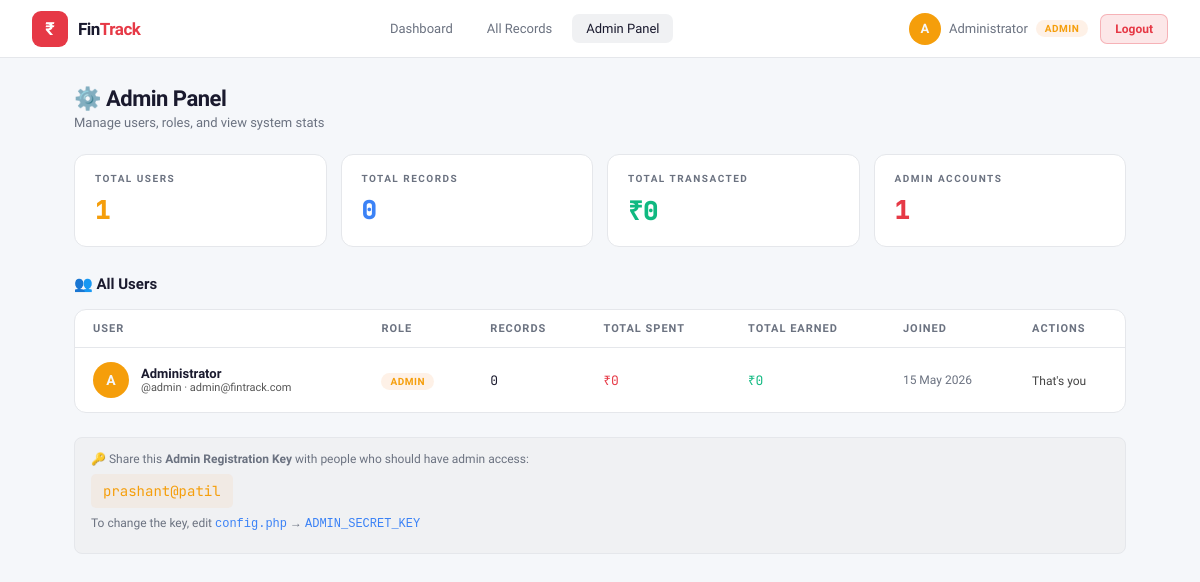
/admin.php (signed in), run on the app's committed database.
### tables this page shows
CREATE TABLE IF NOT EXISTS users (
    id          INT AUTO_INCREMENT PRIMARY KEY,
    username    VARCHAR(50) UNIQUE NOT NULL,
    password    VARCHAR(255) NOT NULL,
    full_name   VARCHAR(100) NOT NULL,
    email       VARCHAR(100) DEFAULT NULL,
    role        ENUM('admin','user') DEFAULT 'user',
    created_at  TIMESTAMP DEFAULT CURRENT_TIMESTAMP
);

### admin.php (the view, shortened to what this page needs)
<?php
$db       = getDB();
$user_id  = $_SESSION['user_id'];
$fullname = $_SESSION['full_name'];
$users = $db->query("
    SELECT u.*,
        COUNT(r.id) as record_count,
        COALESCE(SUM(CASE WHEN r.type='expense' THEN r.amount ELSE 0 END), 0) as total_expense,
        COALESCE(SUM(CASE WHEN r.type='earning' THEN r.amount ELSE 0 END), 0) as total_earning
    FROM users u
    LEFT JOIN records r ON r.user_id = u.id
    GROUP BY u.id
    ORDER BY u.created_at DESC
")->fetch_all(MYSQLI_ASSOC);
$stats = $db->query("SELECT COUNT(*) as total_users FROM users")->fetch_assoc();
$rec_stats = $db->query("SELECT COUNT(*) as total_records, SUM(amount) as total_money FROM records")->fetch_assoc();
?>
<!DOCTYPE html>
<html lang="en">
<head>
</head>
<body>
<nav class="navbar">
    <a href="index.php" class="nav-logo">
        <div class="nav-logo-icon">₹</div>
        <span class="nav-logo-text">Fin<span>Track</span></span>
    </a>
    <div class="nav-links">
        <a href="index.php" class="nav-link">Dashboard</a>
        <a href="records.php" class="nav-link">All Records</a>
        <a href="admin.php" class="nav-link active">Admin Panel</a>
    </div>
    <div class="nav-right">
        <div class="nav-user">
            <div class="nav-avatar"><?= strtoupper(substr($fullname, 0, 1)) ?></div>
            <span><?= htmlspecialchars($fullname) ?></span>
            <span class="role-badge badge-admin">Admin</span>
        </div>
        <a href="logout.php" class="btn-logout">Logout</a>
    </div>
</nav>
<div class="page-wrap">
    <div class="page-header">
        <div class="page-title">⚙️ Admin Panel</div>
        <div class="page-title-sub">Manage users, roles, and view system stats</div>
    </div>
    <div class="stats-grid">
        <div class="stat-card">
            <div class="stat-label">Total Users</div>
            <div class="stat-val val-gold"><?= $stats['total_users'] ?></div>
        </div>
        <div class="stat-card">
            <div class="stat-label">Total Records</div>
            <div class="stat-val val-blue"><?= $rec_stats['total_records'] ?></div>
        </div>
        <div class="stat-card">
            <div class="stat-label">Total Transacted</div>
            <div class="stat-val val-green">₹<?= number_format($rec_stats['total_money'] ?? 0, 0) ?></div>
        </div>
        <div class="stat-card">
            <div class="stat-label">Admin Accounts</div>
            <div class="stat-val val-red"><?= count(array_filter($users, fn($u) => $u['role'] === 'admin')) ?></div>
        </div>
    </div>
    <div class="section-title">👥 All Users</div>
    <div class="users-table-wrap">
        <table class="users-table">
            <thead>
                <tr>
                    <th>User</th>
                    <th>Role</th>
                    <th>Records</th>
                    <th>Total Spent</th>
                    <th>Total Earned</th>
                    <th>Joined</th>
                    <th>Actions</th>
                </tr>
            </thead>
            <tbody>
            <?php foreach ($users as $u): ?>
            <tr>
                <td>
                    <div class="user-info">
                        <div class="user-avatar <?= $u['role']==='admin'?'ua-admin':'ua-user' ?>"><?= strtoupper(substr($u['full_name'],0,1)) ?></div>
                        <div>
                            <div class="user-name"><?= htmlspecialchars($u['full_name']) ?></div>
                            <div class="user-email">@<?= htmlspecialchars($u['username']) ?><?= $u['email'] ? ' · '.$u['email'] : '' ?></div>
                        </div>
                    </div>
                </td>
                <td><span class="role-badge <?= $u['role']==='admin'?'badge-admin':'badge-user' ?>"><?= ucfirst($u['role']) ?></span></td>
                <td class="mono"><?= $u['record_count'] ?></td>
                <td class="mono" style="color:var(--red);">₹<?= number_format($u['total_expense'], 0) ?></td>
                <td class="mono" style="color:var(--green);">₹<?= number_format($u['total_earning'], 0) ?></td>
                <td style="color:var(--muted); font-size:12px;"><?= date('d M Y', strtotime($u['created_at'])) ?></td>
                <td>
                    <?php if ($u['id'] != $user_id): ?>
                    <div class="actions-cell">
                        <form method="POST" style="display:inline;">
                            <input type="hidden" name="action" value="change_role">
                            <input type="hidden" name="target_id" value="<?= $u['id'] ?>">
                            <input type="hidden" name="new_role" value="<?= $u['role']==='admin'?'user':'admin' ?>">
                            <button type="submit" class="btn-sm btn-warn" onclick="return confirm('Change role to <?= $u['role']==='admin'?'user':'admin' ?>?')">
                                <?= $u['role']==='admin'?'→ User':'→ Admin' ?>
                            </button>
                        </form>
                        <button type="button" class="btn-sm btn-info" onclick="openResetModal(<?= $u['id'] ?>, '<?= htmlspecialchars($u['username']) ?>')">Reset PW</button>
                        <form method="POST" style="display:inline;">
                            <input type="hidden" name="action" value="delete_user">
                            <input type="hidden" name="target_id" value="<?= $u['id'] ?>">
                            <button type="submit" class="btn-sm btn-danger" onclick="return confirm('Delete user <?= htmlspecialchars($u['username']) ?> and all their records?')">Delete</button>
                        </form>
                    </div>
                    <?php else: ?>
                    <span style="font-size:12px; color:#444;">That's you</span>
                    <?php endif; ?>
                </td>
            </tr>
            <?php endforeach; ?>
            </tbody>
        </table>
    </div>
    <div class="admin-key-box">
        <p>🔑 Share this <strong>Admin Registration Key</strong> with people who should have admin access:</p>
        <div class="admin-key-val"><?= ADMIN_SECRET_KEY ?></div>
        <p style="margin-top:8px;">To change the key, edit <code style="color:var(--blue);">config.php</code> → <code style="color:var(--blue);">ADMIN_SECRET_KEY</code></p>
    </div>
</div>
</body>
</html>

### admin.php (style rules this page uses)
:root { --red:#e63946; --red2:#c1121f; --green:#10b981; --dark:#f5f7fa; --dark2:#ffffff; --dark3:#f0f1f3; --light:#1a1a2e; --muted:#6b7280; --border:#e5e7eb; --gold:#f59e0b; --blue:#3b82f6; }
* { margin:0; padding:0; box-sizing:border-box; }
body { background:var(--dark); font-family:'Sora',sans-serif; font-size:14px; color:var(--light); }
.navbar { background:var(--dark2); border-bottom:1px solid var(--border); padding:0 32px; height:58px; display:flex; align-items:center; justify-content:space-between; position:sticky; top:0; z-index:100; }
.nav-logo { display:flex; align-items:center; gap:10px; text-decoration:none; }
.nav-logo-icon { width:36px; height:36px; background:var(--red); border-radius:9px; display:flex; align-items:center; justify-content:center; font-size:18px; font-weight:800; color:white; }
.nav-logo-text { font-size:17px; font-weight:800; color:var(--light); letter-spacing:-0.5px; }
.nav-logo-text span { color:var(--red); }
.nav-links { display:flex; align-items:center; gap:6px; }
.nav-link { padding:7px 14px; border-radius:7px; color:var(--muted); text-decoration:none; font-size:13px; font-weight:500; transition:all 0.2s; }
.nav-link:hover, .nav-link.active { color:var(--light); background:var(--dark3); }
.nav-right { display:flex; align-items:center; gap:12px; }
.nav-user { display:flex; align-items:center; gap:8px; font-size:13px; color:var(--muted); }
.nav-avatar { width:32px; height:32px; background:var(--gold); border-radius:50%; display:flex; align-items:center; justify-content:center; font-size:13px; font-weight:700; color:var(--dark); }
.btn-logout { padding:7px 14px; background:rgba(230,57,70,0.12); border:1px solid rgba(230,57,70,0.3); color:var(--red); border-radius:7px; text-decoration:none; font-size:12px; font-weight:600; }
.page-wrap { max-width:1100px; margin:0 auto; padding:28px 24px; }
.page-header { margin-bottom:24px; }
.page-title { font-size:22px; font-weight:700; letter-spacing:-0.5px; }
.page-title-sub { font-size:13px; color:var(--muted); margin-top:4px; }
.stats-grid { display:grid; grid-template-columns:repeat(4,1fr); gap:14px; margin-bottom:28px; }
.stat-card { background:var(--dark2); border:1px solid var(--border); border-radius:12px; padding:18px 20px; }
.stat-label { font-size:10px; font-weight:600; text-transform:uppercase; letter-spacing:1.5px; color:var(--muted); margin-bottom:8px; }
.stat-val { font-size:26px; font-weight:800; font-family:'JetBrains Mono',monospace; }
.val-gold { color:var(--gold); }
.val-blue { color:var(--blue); }
.val-green { color:var(--green); }
.val-red { color:var(--red); }
.section-title { font-size:15px; font-weight:700; margin-bottom:16px; display:flex; align-items:center; gap:8px; }
.users-table-wrap { background:var(--dark2); border:1px solid var(--border); border-radius:12px; overflow:hidden; }
.users-table { width:100%; border-collapse:collapse; }
.users-table th { font-size:11px; font-weight:600; text-transform:uppercase; letter-spacing:1px; color:var(--muted); padding:12px 18px; text-align:left; border-bottom:1px solid var(--border); background:rgba(255,255,255,0.02); }
.users-table td { padding:14px 18px; border-bottom:1px solid rgba(46,46,46,0.4); font-size:13px; vertical-align:middle; }
.users-table tr:last-child td { border-bottom:none; }
.user-info { display:flex; align-items:center; gap:12px; }
.user-avatar { width:36px; height:36px; border-radius:50%; display:flex; align-items:center; justify-content:center; font-weight:700; font-size:14px; flex-shrink:0; }
.ua-admin { background:var(--gold); color:var(--dark); }
.user-name { font-weight:600; color:var(--light); }
.user-email { font-size:11px; color:#555; }
.role-badge { font-size:10px; font-weight:700; padding:3px 9px; border-radius:20px; text-transform:uppercase; letter-spacing:0.5px; }
.badge-admin { background:rgba(244,162,97,0.15); color:var(--gold); }
.mono { font-family:'JetBrains Mono',monospace; }
.admin-key-box { background:var(--dark3); border:1px solid var(--border); border-radius:8px; padding:14px 16px; margin-top:24px; }
.admin-key-box p { font-size:12px; color:var(--muted); margin-bottom:8px; }
.admin-key-val { font-family:'JetBrains Mono',monospace; font-size:14px; color:var(--gold); background:rgba(244,162,97,0.1); padding:8px 12px; border-radius:5px; display:inline-block; }

### data on the page
users: role "1", full_name "A", full_name "Administrator", username "admin", email "admin@fintrack.com", role "ADMIN", record_count "0", total_expense "0", total_earning "0", created_at "15 May 2026", shows "That's you"

### other printed values
substr($fullname, 0, 1) "A"
$fullname "Administrator"
$stats['total_users'] "1"
$rec_stats['total_records'] "0"
$rec_stats['total_money'] "0"
ADMIN_SECRET_KEY "prashant@patil"
